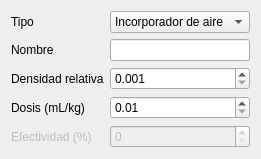
     <widget class="QWidget" name="chemical_admixtures">
      <property name="enabled">
       <bool>true</bool>
      </property>
      <layout class="QFormLayout" name="formLayout_12">
       <item row="0" column="0">
        <widget class="QLabel" name="label_admixture_type">
         <property name="text">
          <string>Tipo</string>
         </property>
         <property name="buddy">
          <cstring>comboBox_admixture_type</cstring>
         </property>
        </widget>
       </item>
       <item row="0" column="1">
        <widget class="QComboBox" name="comboBox_admixture_type">
         <item>
          <property name="text">
           <string>Incorporador de aire</string>
          </property>
         </item>
        </widget>
       </item>
       <item row="1" column="0">
        <widget class="QLabel" name="label_admixture_name">
         <property name="text">
          <string>Nombre</string>
         </property>
         <property name="buddy">
          <cstring>lineEdit_admixture_name</cstring>
         </property>
        </widget>
       </item>
       <item row="1" column="1">
        <widget class="QLineEdit" name="lineEdit_admixture_name"/>
       </item>
       <item row="2" column="0">
        <widget class="QLabel" name="label_admixture_relative_density">
         <property name="text">
          <string>Densidad relativa</string>
         </property>
         <property name="buddy">
          <cstring>doubleSpinBox_admixture_relative_density</cstring>
         </property>
        </widget>
       </item>
       <item row="2" column="1">
        <widget class="QDoubleSpinBox" name="doubleSpinBox_admixture_relative_density">
         <property name="decimals">
          <number>3</number>
         </property>
         <property name="minimum">
          <double>0.001000000000000</double>
         </property>
         <property name="maximum">
          <double>100.000000000000000</double>
         </property>
         <property name="singleStep">
          <double>0.100000000000000</double>
         </property>
        </widget>
       </item>
       <item row="3" column="0">
        <widget class="QLabel" name="label_admixture_dosage">
         <property name="text">
          <string>Dosis (mL/kg)</string>
         </property>
         <property name="buddy">
          <cstring>doubleSpinBox_admixture_dosage</cstring>
         </property>
        </widget>
       </item>
       <item row="3" column="1">
        <widget class="QDoubleSpinBox" name="doubleSpinBox_admixture_dosage">
         <property name="minimum">
          <double>0.010000000000000</double>
         </property>
         <property name="maximum">
          <double>1000.000000000000000</double>
         </property>
         <property name="value">
          <double>0.010000000000000</double>
         </property>
        </widget>
       </item>
       <item row="4" column="0">
        <widget class="QLabel" name="label_admixture_effectiveness">
         <property name="enabled">
          <bool>false</bool>
         </property>
         <property name="text">
          <string>Efectividad (%)</string>
         </property>
         <property name="buddy">
          <cstring>spinBox_admixture_effectiveness</cstring>
         </property>
        </widget>
       </item>
       <item row="4" column="1">
        <widget class="QSpinBox" name="spinBox_admixture_effectiveness">
         <property name="enabled">
          <bool>false</bool>
         </property>
        </widget>
       </item>
      </layout>
     </widget>
